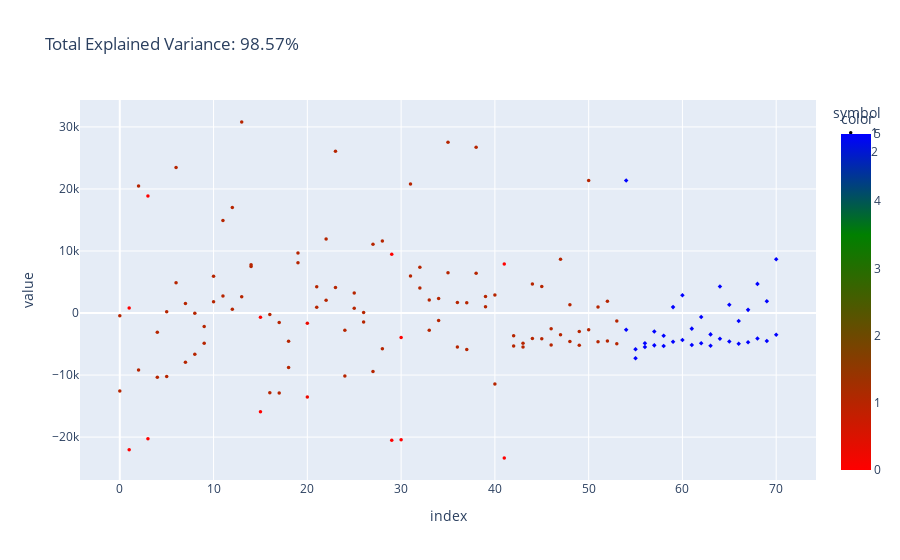

The notebook cell this image was saved under:
### Code cell
Test = Xs
    Test_2 = Xt
    Test['beta'] = beta.flatten()
    Test['beta_T_F'] = 1
    Test_2['beta_T_F'] = 2
    Test_2['beta'] = 5
    Test = Test.append(Xt)
    
    pca = PCA(n_components=2)
    components = pca.fit_transform(Test.iloc[:,:-1])

    total_var = pca.explained_variance_ratio_.sum() * 100

    fig = px.scatter(
        components, color=Test['beta'], symbol=Test['beta_T_F'], color_continuous_scale= [(0, "red"), (0.7, "green"), (1, "blue")], #"Bluered_r",
        title=f'Total Explained Variance: {total_var:.2f}%'
    )
    fig.update_traces(marker_size = 3.5)
    fig.show()

### Figure 1 — Plotly figure (JSON) as saved in the notebook; plotly's stock layout.template omitted (floating-point values rounded to 4 significant figures)
{"data": [{"hovertemplate": "symbol=1<br>index=%{x}<br>value=%{y}<br>color=%{marker.color}<extra></extra>", "legendgroup": "1", "marker": {"color": [0.9999, 6.926e-06, 1.0, 8.517e-06, 1.0, 1.0, 1.0, 1.0, 1.0, 1.0, 1.0, 1.0, 1.0, 1.0, 1.0, 2.979e-05, 0.9999, 0.9999, 1.0, 1.0, 0.2595, 1.0, 1.0, 1.0, 1.0, 1.0, 1.0, 1.0, 1.0, 7.48e-06, 9.349e-06, 1.0, 1.0, 1.0, 1.0, 1.0, 1.0, 1.0, 1.0, 1.0, 1.0, 6.502e-06, 1.0, 1.0, 1.0, 1.0, 1.0, 1.0, 1.0, 1.0, 1.0, 1.0, 1.0, 1.0, 0.9999, 6.926e-06, 1.0, 8.517e-06, 1.0, 1.0, 1.0, 1.0, 1.0, 1.0, 1.0, 1.0, 1.0, 1.0, 1.0, 2.979e-05, 0.9999, 0.9999, 1.0, 1.0, 0.2595, 1.0, 1.0, 1.0, 1.0, 1.0, 1.0, 1.0, 1.0, 7.48e-06, 9.349e-06, 1.0, 1.0, 1.0, 1.0, 1.0, 1.0, 1.0, 1.0, 1.0, 1.0, 6.502e-06, 1.0, 1.0, 1.0, 1.0, 1.0, 1.0, 1.0, 1.0, 1.0, 1.0, 1.0, 1.0], "coloraxis": "coloraxis", "size": 3.5, "symbol": "circle"}, "mode": "markers", "name": "1", "orientation": "v", "showlegend": true, "type": "scatter", "x": [0, 1, 2, 3, 4, 5, 6, 7, 8, 9, 10, 11, 12, 13, 14, 15, 16, 17, 18, 19, 20, 21, 22, 23, 24, 25, 26, 27, 28, 29, 30, 31, 32, 33, 34, 35, 36, 37, 38, 39, 40, 41, 42, 43, 44, 45, 46, 47, 48, 49, 50, 51, 52, 53, 0, 1, 2, 3, 4, 5, 6, 7, 8, 9, 10, 11, 12, 13, 14, 15, 16, 17, 18, 19, 20, 21, 22, 23, 24, 25, 26, 27, 28, 29, 30, 31, 32, 33, 34, 35, 36, 37, 38, 39, 40, 41, 42, 43, 44, 45, 46, 47, 48, 49, 50, 51, 52, 53], "xaxis": "x", "y": [-12560.0, -22020.0, -9190.0, -20270.0, -10340.0, -10240.0, 23460.0, -7925.0, -6643.0, -4873.0, 5926.0, 14910.0, 17010.0, 30790.0, 7495.0, -15930.0, -12860.0, -12900.0, -8766.0, 9682.0, -13520.0, 4217.0, 11940.0, 26080.0, -10150.0, 3221.0, -1461.0, -9418.0, -5755.0, -20520.0, -20430.0, 20780.0, 7360.0, -2763.0, -1202.0, 27510.0, -5475.0, -5863.0, 26700.0, 1009.0, -11430.0, -23370.0, -3673.0, -4859.0, 4699.0, 4286.0, -2519.0, 8682.0, 1323.0, -2971.0, 21370.0, 951.3, 1897.0, -1293.0, -453.9, 808.5, 20490.0, 18880.0, -3086.0, 224.8, 4865.0, 1515.0, -32.55, -2157.0, 1799.0, 2755.0, 614.7, 2622.0, 7780.0, -681.0, -233.2, -1547.0, -4538.0, 8099.0, -1659.0, 925.4, 2050.0, 4110.0, -2769.0, 780.3, 98.23, 11070.0, 11610.0, 9455.0, -3931.0, 5979.0, 4024.0, 2099.0, 2326.0, 6509.0, 1703.0, 1647.0, 6391.0, 2648.0, 2900.0, 7920.0, -5312.0, -5485.0, -4093.0, -4153.0, -5144.0, -3512.0, -4584.0, -5210.0, -2683.0, -4639.0, -4501.0, -4966.0], "yaxis": "y"}, {"hovertemplate": "symbol=2<br>index=%{x}<br>value=%{y}<br>color=%{marker.color}<extra></extra>", "legendgroup": "2", "marker": {"color": [5, 5, 5, 5, 5, 5, 5, 5, 5, 5, 5, 5, 5, 5, 5, 5, 5, 5, 5, 5, 5, 5, 5, 5, 5, 5, 5, 5, 5, 5, 5, 5, 5, 5], "coloraxis": "coloraxis", "size": 3.5, "symbol": "diamond"}, "mode": "markers", "name": "2", "orientation": "v", "showlegend": true, "type": "scatter", "x": [54, 55, 56, 57, 58, 59, 60, 61, 62, 63, 64, 65, 66, 67, 68, 69, 70, 54, 55, 56, 57, 58, 59, 60, 61, 62, 63, 64, 65, 66, 67, 68, 69, 70], "xaxis": "x", "y": [21370.0, -7299.0, -4859.0, -2971.0, -3673.0, 951.3, 2876.0, -2519.0, -654.6, -3442.0, 4286.0, 1323.0, -1293.0, 512.0, 4699.0, 1897.0, 8682.0, -2683.0, -5841.0, -5485.0, -5210.0, -5312.0, -4639.0, -4358.0, -5144.0, -4873.0, -5279.0, -4153.0, -4584.0, -4966.0, -4703.0, -4093.0, -4501.0, -3512.0], "yaxis": "y"}], "layout": {"coloraxis": {"colorbar": {"title": {"text": "color"}}, "colorscale": [[0, "red"], [0.7, "green"], [1, "blue"]]}, "legend": {"title": {"text": "symbol"}, "tracegroupgap": 0}, "title": {"text": "Total Explained Variance: 98.57%"}, "xaxis": {"anchor": "y", "domain": [0, 1], "title": {"text": "index"}}, "yaxis": {"anchor": "x", "domain": [0, 1], "title": {"text": "value"}}}}
